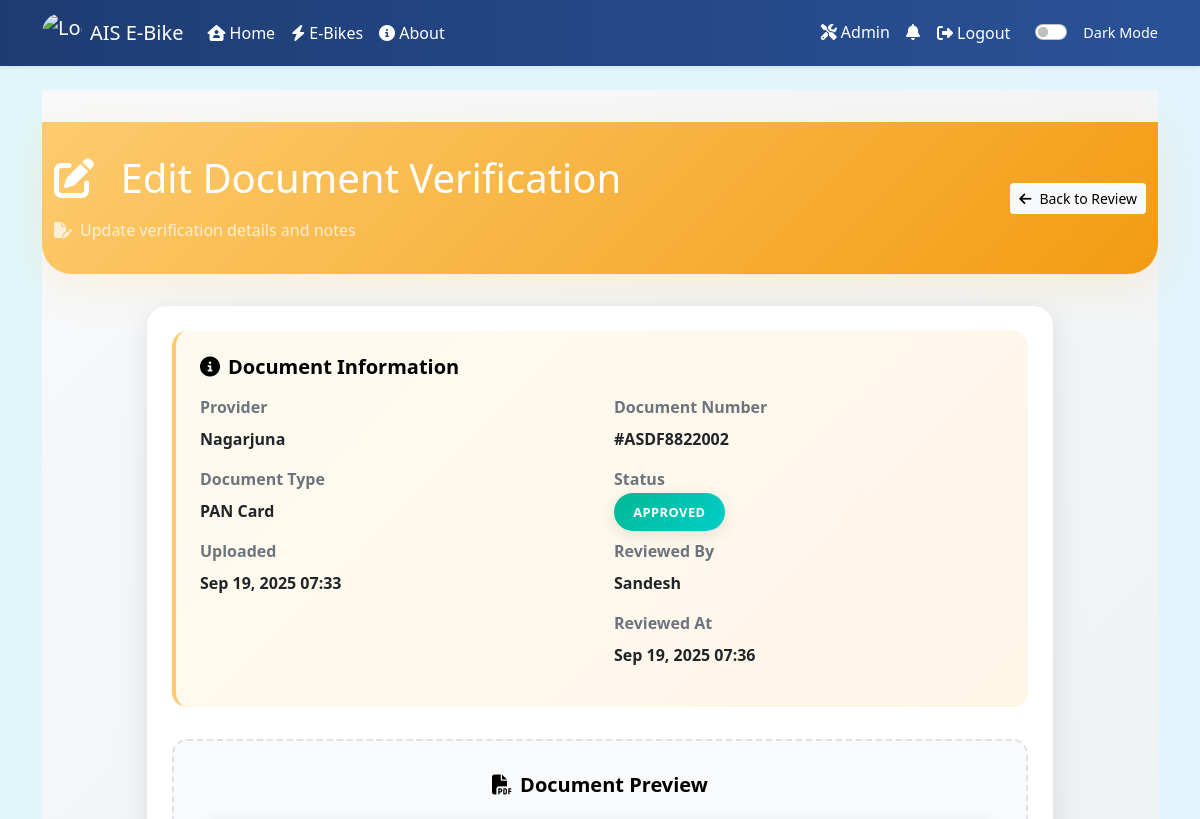
The page /admin-dashboard/edit-document-verification/3/ (signed in, upper part) on the database as committed earlier.
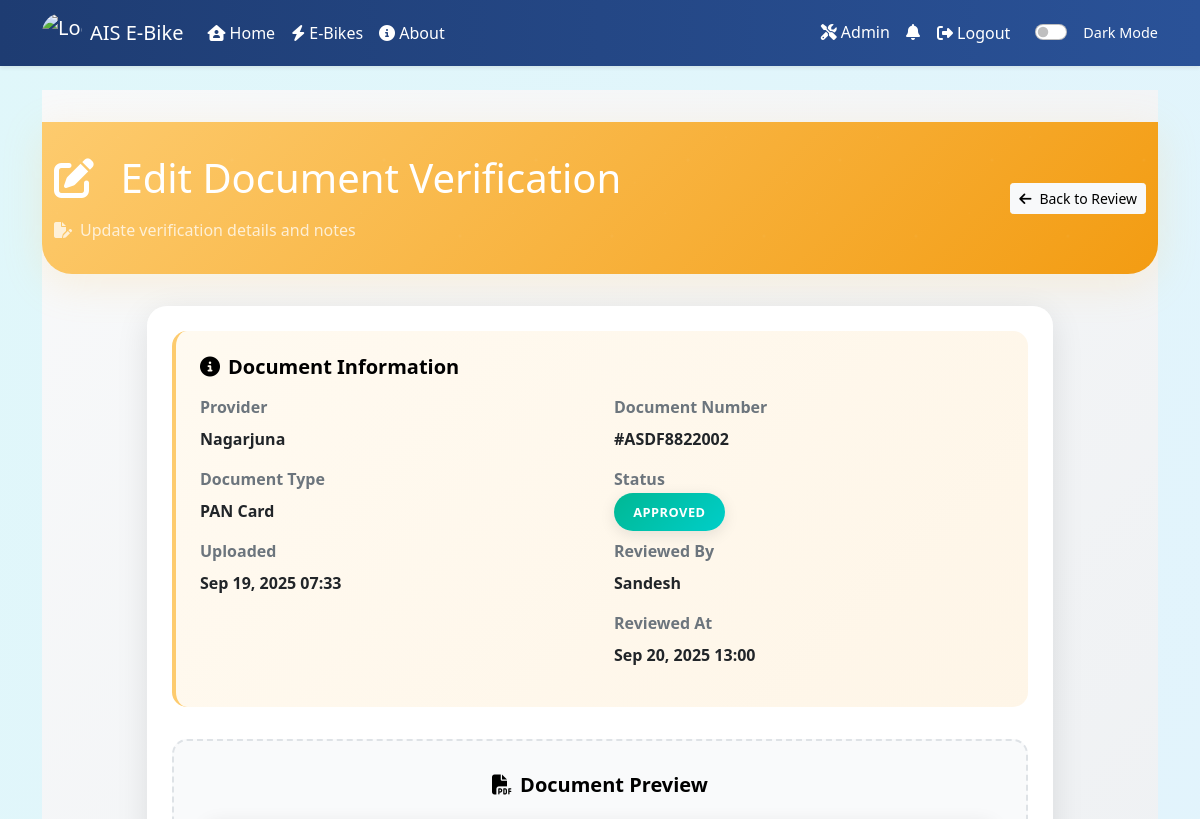
The same page on the database as committed later.
### core/models.py (models this page shows, shortened)
class ProviderDocument(models.Model):
    DOCUMENT_TYPES = [
        ('aadhar', 'Aadhar Card'),
        ('pan', 'PAN Card'),
        ('driving_license', 'Driving License'),
        ('business_license', 'Business License'),
        ('insurance', 'Insurance Document'),
        ('other', 'Other'),
    ]
    VERIFICATION_STATUS = [
        ('pending', 'Pending'),
        ('approved', 'Approved'),
        ('rejected', 'Rejected'),
    ]
    provider = models.ForeignKey(User, on_delete=models.CASCADE, related_name='provider_documents')
    document_type = models.CharField(max_length=20, choices=DOCUMENT_TYPES)
    document_file = models.FileField(upload_to='provider_documents/')
    document_number = models.CharField(max_length=100, blank=True, null=True)
    uploaded_at = models.DateTimeField(auto_now_add=True)
    status = models.CharField(max_length=10, choices=VERIFICATION_STATUS, default='pending')
    admin_notes = models.TextField(blank=True, null=True, help_text="Admin notes about this document")
    reviewed_by = models.ForeignKey(User, on_delete=models.SET_NULL, null=True, blank=True, related_name='reviewed_documents')
    reviewed_at = models.DateTimeField(null=True, blank=True)
    class Meta:
        ordering = ['-uploaded_at']

class User(AbstractUser):
    is_rider = models.BooleanField(default=False)
    is_vehicle_provider = models.BooleanField(default=False)
    mobile_number = models.CharField(max_length=15)
    profile_image = models.ImageField(upload_to='profile_images/', blank=True, null=True)
    is_verified_provider = models.BooleanField(default=False, help_text="Admin verification status for vehicle providers")
    verification_notes = models.TextField(blank=True, null=True, help_text="Admin notes about verification")

### admin_dashboard/views.py (the view, shortened to what this page needs)
# urls.py: path('edit-document-verification/<int:document_id>/', views.edit_document_verification, name='edit_document_verification'),
@user_passes_test(is_admin)
def edit_document_verification(request, document_id):
    document = get_object_or_404(ProviderDocument, id=document_id)
    return render(request, 'admin_dashboard/edit_document_verification.html', {'document': document})

### admin_dashboard/views.py (called while the page is built)
def is_admin(user):
    return user.is_authenticated and user.is_staff

### core/context_processors.py (called while the page is built)
def unread_notification_count(request):
    try:
        Notification = apps.get_model('core', 'Notification')
        public_count = Notification.objects.filter(is_public=True).count()
        if request.user.is_authenticated:
            user_count = Notification.objects.filter(recipient=request.user, is_read=False).count()
            count = public_count + user_count
        else:
            count = public_count
    except Exception:
        count = 0
    return {'unread_notification_count': count}

### templates/admin_dashboard/edit_document_verification.html (shortened to what the changed rows need)
{% extends 'core/base.html' %}
{% load static %}
{% block content %}
<div class="edit-verification-page">
    <div class="edit-verification-header">
        <div class="container">
            <div class="row align-items-center">
                <div class="col-md-8">
                    <h1 class="mb-0 fade-in-up">
                        <i class="fas fa-edit me-3"></i>
                        Edit Document Verification
                    </h1>
                </div>
            </div>
        </div>
    </div>
    <div class="container">
        <div class="row justify-content-center">
            <div class="col-lg-10">
                <div class="edit-verification-card fade-in-up">
                    <div class="card-body p-4">
                        <div class="info-section">
                            <div class="row">
                                <div class="col-md-6">
                                    <div class="mb-3">
                                        <label class="form-label text-muted">Provider</label>
                                        <p class="fw-bold text-dark mb-0">{{ document.provider.username }}</p>
                                    </div>
                                    <div class="mb-3">
                                        <label class="form-label text-muted">Document Type</label>
                                        <p class="fw-bold text-dark mb-0">{{ document.get_document_type_display }}</p>
                                    </div>
                                    <div class="mb-3">
                                        <label class="form-label text-muted">Uploaded</label>
                                        <p class="fw-bold text-dark mb-0">{{ document.uploaded_at|date:"M d, Y H:i" }}</p>
                                    </div>
                                </div>
                                <div class="col-md-6">
                                    {% if document.document_number %}
                                    <div class="mb-3">
                                        <label class="form-label text-muted">Document Number</label>
                                        <p class="fw-bold text-dark mb-0">#{{ document.document_number }}</p>
                                    </div>
                                    {% endif %}
                                    <div class="mb-3">
                                        <label class="form-label text-muted">Reviewed By</label>
                                        <p class="fw-bold text-dark mb-0">{{ document.reviewed_by.username }}</p>
                                    </div>
                                    <div class="mb-3">
                                        <label class="form-label text-muted">Reviewed At</label>
                                        <p class="fw-bold text-dark mb-0">{{ document.reviewed_at|date:"M d, Y H:i" }}</p>
                                    </div>
                                </div>
                            </div>
                        </div>
                    </div>
                </div>
            </div>
        </div>
    </div>
</div>
{% endblock %}

Rows that differ between the two databases and show on the page:
changed ProviderDocument "PAN Card": reviewed_at "Sep 19, 2025 07:36" → "Sep 20, 2025 13:00"
